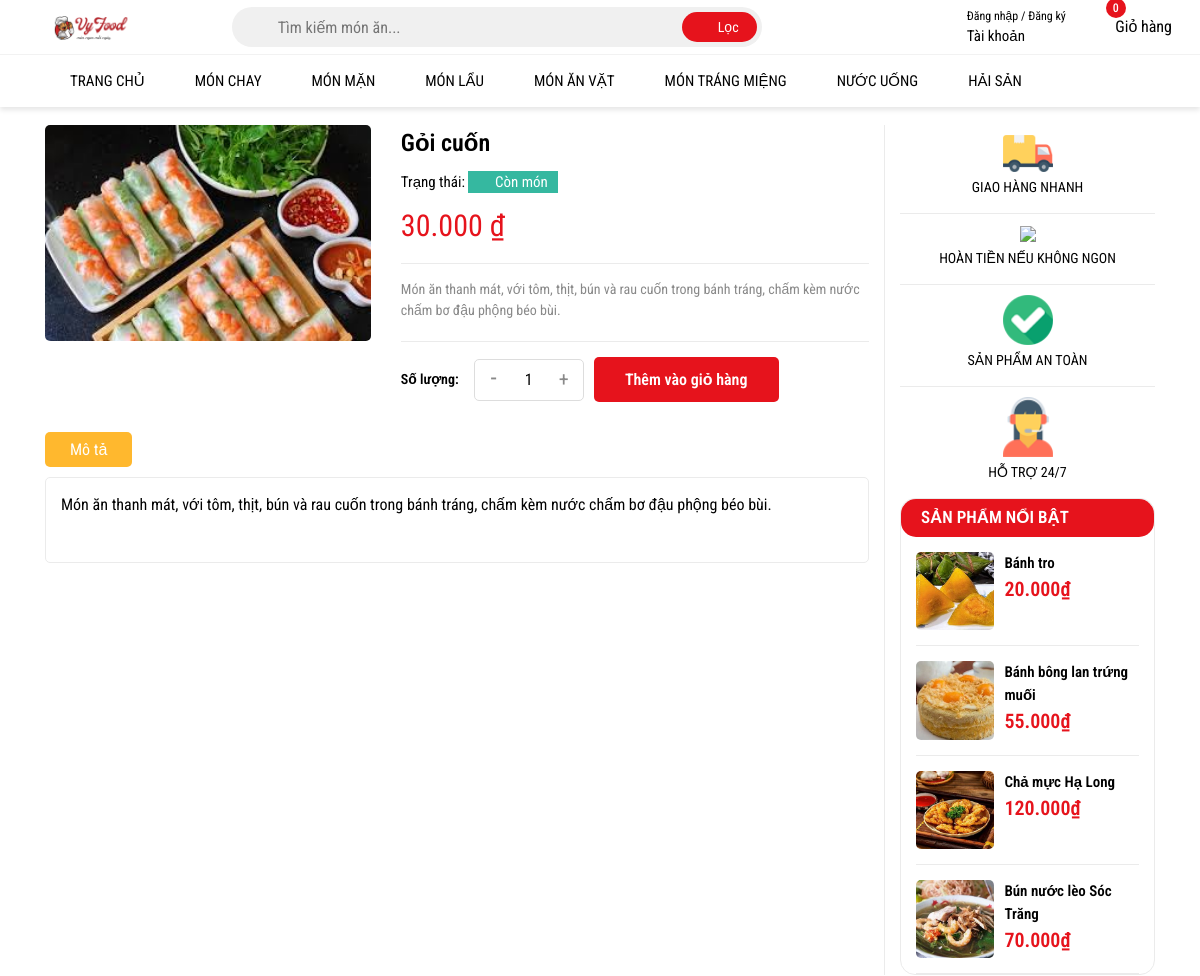
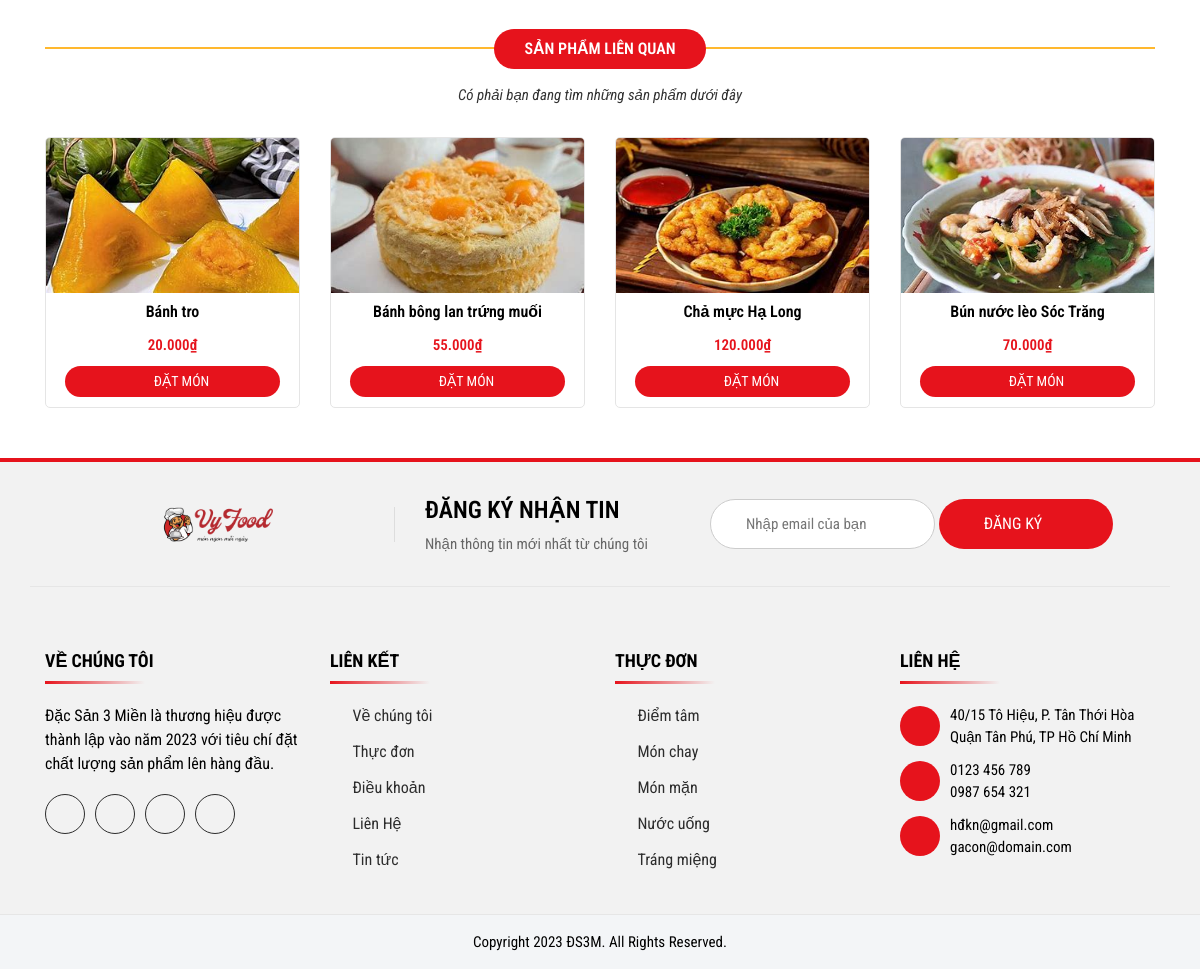
Screenshot of /chitietsp.php?id=5 with the database file from the repository (2 pictures, top to bottom).
### tables this page shows
CREATE TABLE `sanpham` (
  `ID` int(11) NOT NULL,
  `Name` varchar(255) NOT NULL,
  `Image` varchar(255) NOT NULL,
  `Price` int(255) NOT NULL,
  `Describtion` varchar(255) NOT NULL,
  `Type` enum('món chay','món mặn','món lẩu','món ăn vặt','món tráng miệng','nước uống','hải sản') NOT NULL,
  `Visible` TINYINT(1) DEFAULT 1
);

### chitietsp.php (the view, shortened to what this page needs)
<!DOCTYPE html>
<html lang="en">
  <head>
    <link
      rel="stylesheet"
      href="https://cdn.jsdelivr.net/npm/bootstrap@4.0.0/dist/css/bootstrap.min.css"
    />
    <link
      rel="stylesheet"
      href="assets/font-awesome-pro-v6-6.2.0/css/all.min.css"
    />
    <link rel="stylesheet" href="assets/css/base.css" />
    <link rel="stylesheet" href="assets/css/style.css" />
  </head>
  <body>
  <?php
    include_once "includes/header.php";
    ?>
    <?php
        include "connect.php";
        if (isset($_GET['id'])) {
            $id = intval($_GET['id']);
            $sql = "SELECT * FROM sanpham WHERE ID = $id";
            $result = mysqli_query($conn, $sql);
            if (mysqli_num_rows($result) > 0) {
                $row = mysqli_fetch_assoc($result);
            } else {
                echo "<h2>Không tìm thấy sản phẩm!</h2>";
                exit();
            }
        } else {
            echo "<h2>Không có sản phẩm nào được chọn!</h2>";
            exit();
        }
?>
    <div class="chitietSP">
      <div class="container">
        <div class="row">
          <div class="col-xl-9 col-lg-9">
            <div class="row">
              <div class="col-xl-5 col-lg-5">
                <div class="inner-image">
                  <div class="inner-img">
                    <img src="<?php echo $row['Image']?>" />
                  </div>
                </div>
              </div>
              <div class="col-xl-7 col-lg-7">
                <div class="inner-content">
                  <div class="inner-ten"><?php echo $row['Name']?></div>
                  <div class="inner-tt">
                    Trạng thái:
                    <span class="inner-conhang"
                      ><i class="fa-solid fa-check"></i>Còn món</span
                    >
                  </div>
                  <div class="inner-gia"><?php echo $row['Price'] ?>.000 ₫</div>
                  <div class="inner-desc">
                    <?php echo $row['Describtion'] ?>
                  </div>
                </div>
                <div class="inner-add">
                  <div class="inner-sl">Số lượng:</div>
                  <div class="inner-tanggiam">
                    <span id="giam" class="inner-tru">-</span>
                    <input
                      id="tanggiam"
                      type="text"
                      value="1"
                      class="inner-so"
                    />
                    <span id="tang" class="inner-cong">+</span>
                  </div>
                  <button type="button" onclick="notLogin()" class="inner-nut">
                    Thêm vào giỏ hàng
                  </button>
                </div>
              </div>
              <div class="col-xl-12">
                <div class="inner-thongtin">
                  <div class="inner-nut">
                    <button class="inner-mt inner-mt-active">Mô tả</button>
                  </div>
                  <div class="inner-mota">
                    <div class="inner-nd">
                    <?php echo $row['Describtion'] ?>
                    </div>
                  </div>
                </div>
              </div>
            </div>
          </div>
          <div class="col-xl-3 col-lg-3">
            <div class="inner-danhmuc">
              <div class="inner-dm">
                <div class="inner-hinh">
                  <img src="assets/img/service_1.webp" />
                </div>
                <div class="inner-chu">GIAO HÀNG NHANH</div>
              </div>
              <div class="inner-dm">
                <div class="inner-hinh">
                  <img src="assets/img/service_2.png" />
                </div>
                <div class="inner-chu">HOÀN TIỀN NẾU KHÔNG NGON</div>
              </div>
              <div class="inner-dm">
                <div class="inner-hinh">
                  <img src="assets/img/service_3.webp" />
                </div>
                <div class="inner-chu">SẢN PHẨM AN TOÀN</div>
              </div>
              <div class="inner-dm">
                <div class="inner-hinh">
                  <img src="assets/img/service_4.webp" />
                </div>
                <div class="inner-chu">HỖ TRỢ 24/7</div>
              </div>
            </div>
            <?php
include "connect.php";
$sql = "SELECT ID, Name, Image, Price FROM sanpham ORDER BY RAND() LIMIT 4";
$result = $conn->query($sql);
if ($result->num_rows > 0) {
    echo "<div class='inner-noibat'>";
    echo "<div class='inner-nb'>SẢN PHẨM NỔI BẬT</div>";
    echo "<div class='inner-sp'>";
    while ($row = $result->fetch_assoc()) {
        echo "<div class='inner-item'>";
        echo "<a href='chitietsp.php?id=" . $row["ID"] . "' class='inner-anh'>";
        echo "<img src='" . $row["Image"] . "' alt='" . $row["Name"] . "'>";
        echo "</a>";
        echo "<div class='inner-mota'>";
        echo "<div class='inner-ten'>" . $row["Name"] . "</div>";
        echo "<div class='inner-gia'>" . number_format($row["Price"]) . ".000₫</div>";
        echo "</div>";
        echo "</div>";
    }
    echo "</div></div>";
} else {
    echo "<p>Không có món ăn nổi bật nào.</p>";
}
?>
          </div>
        </div>
      </div>
    </div>
    <div class="SanPham">
      <div class="container">
        <div class="row">
          <div class="col-12">
            <div class="inner-head">
              <div class="inner-title">Sản phẩm liên quan</div>
              <p class="inner-desc">
                Có phải bạn đang tìm những sản phẩm dưới đây
              </p>
            </div>
          </div>
          <?php
include "connect.php";
$sql = "SELECT * FROM sanpham ORDER BY RAND() LIMIT 4";
$result = $conn->query($sql);
if ($result->num_rows > 0) {
    while ($row = $result->fetch_assoc()) {
        echo '
        <div class="col-xl-3 col-lg-3 col-md-4 col-sm-6 col-12">
            <div class="inner-item">
              <a href="chitietsp.php?id='.$row['ID'].'" class="inner-img">
                <img src="'.$row['Image'].'" />
              </a>
              <div class="inner-info">
                <div class="inner-ten">'.$row['Name'].'</div>
                <div class="inner-gia">'.number_format($row['Price'], 0, ',', '.').'.000₫</div>
                <a href="chitietsp.php?id='.$row['ID'].'" class="inner-muahang">
                  <i class="fa-solid fa-cart-plus"></i> ĐẶT MÓN
                </a>
              </div>
            </div>
        </div>';
    }
} else {
    echo "Không có sản phẩm nào!";
}
?>
        </div>
      </div>
    </div>
<?php
include_once "includes/footer.php";
?>
</html>

### assets/css/base.css (style rules this page uses)
:root { --color-text: #000000; --color-bg1: #0d5432; --color-bg2: #e6131c; --font: "Roboto Condensed", sans-serif; }
a { text-decoration: none; }
body { color: var(--color-text); font-family: var(--font); overflow-x: hidden; }

### rows the page displays
sanpham: Name "Gỏi cuốn", Price "30", Describtion "Món ăn thanh mát, với tôm, thịt, bún và rau cuốn trong bánh tráng, chấm kèm nước chấm bơ đậu phộng béo bùi."
sanpham: shows a picture, Name "Bánh tro", Price "20"
sanpham: shows a picture, Name "Bánh bông lan trứng muối", Price "55"
sanpham: shows a picture, Name "Chả mực Hạ Long", Price "120"
sanpham: shows a picture, Name "Bún nước lèo Sóc Trăng", Price "70"
